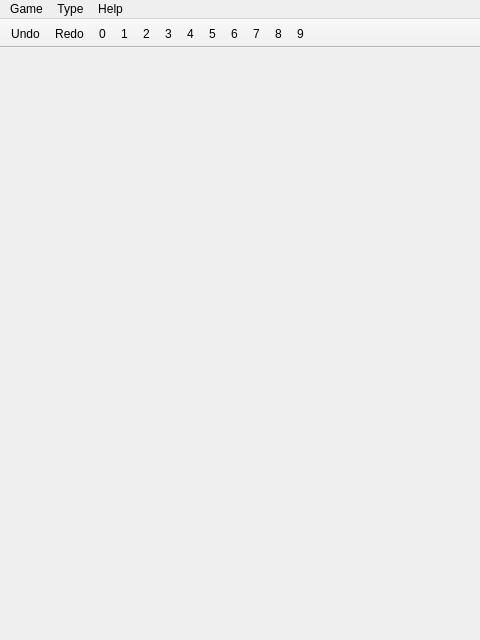
<?xml version="1.0" encoding="UTF-8"?>
<ui version="4.0">
 <class>PuzzleWindow</class>
 <widget class="QMainWindow" name="PuzzleWindow">
  <property name="geometry">
   <rect>
    <x>0</x>
    <y>0</y>
    <width>480</width>
    <height>640</height>
   </rect>
  </property>
  <property name="sizePolicy">
   <sizepolicy hsizetype="Ignored" vsizetype="Ignored">
    <horstretch>0</horstretch>
    <verstretch>0</verstretch>
   </sizepolicy>
  </property>
  <property name="windowTitle">
   <string>Simon Tatham's Puzzles</string>
  </property>
  <widget class="QWidget" name="centralWidget">
   <widget class="QWidget" name="verticalLayoutWidget">
    <property name="geometry">
     <rect>
      <x>-1</x>
      <y>-1</y>
      <width>501</width>
      <height>601</height>
     </rect>
    </property>
    <layout class="QVBoxLayout" name="verticalLayout">
     <property name="spacing">
      <number>0</number>
     </property>
     <item>
      <widget class="QtCanvas" name="canvas" native="true">
       <property name="sizePolicy">
        <sizepolicy hsizetype="Preferred" vsizetype="Expanding">
         <horstretch>0</horstretch>
         <verstretch>2</verstretch>
        </sizepolicy>
       </property>
      </widget>
     </item>
     <item>
      <widget class="QLabel" name="status_Bar"/>
     </item>
    </layout>
   </widget>
  </widget>
  <widget class="QMenuBar" name="menubar">
   <property name="geometry">
    <rect>
     <x>0</x>
     <y>0</y>
     <width>480</width>
     <height>22</height>
    </rect>
   </property>
   <widget class="QMenu" name="menuGame">
    <property name="title">
     <string>Game</string>
    </property>
    <widget class="QMenu" name="menuChoose_Game">
     <property name="title">
      <string>Choose Game</string>
     </property>
     <addaction name="actionLoopy"/>
     <addaction name="actionLight_Up"/>
     <addaction name="actionNet"/>
    </widget>
    <addaction name="actionNew"/>
    <addaction name="menuChoose_Game"/>
    <addaction name="actionRestart"/>
    <addaction name="actionSolve"/>
    <addaction name="actionExit"/>
   </widget>
   <widget class="QMenu" name="menuType">
    <property name="title">
     <string>Type</string>
    </property>
   </widget>
   <widget class="QMenu" name="menuHelp">
    <property name="title">
     <string>Help</string>
    </property>
    <addaction name="actionAbout"/>
   </widget>
   <addaction name="menuGame"/>
   <addaction name="menuType"/>
   <addaction name="menuHelp"/>
  </widget>
  <widget class="QToolBar" name="toolBar">
   <property name="windowTitle">
    <string>toolBar</string>
   </property>
   <property name="movable">
    <bool>false</bool>
   </property>
   <property name="allowedAreas">
    <set>Qt::TopToolBarArea</set>
   </property>
   <property name="floatable">
    <bool>false</bool>
   </property>
   <attribute name="toolBarArea">
    <enum>TopToolBarArea</enum>
   </attribute>
   <attribute name="toolBarBreak">
    <bool>false</bool>
   </attribute>
   <addaction name="actiontbUndo"/>
   <addaction name="actiontbRedo"/>
   <addaction name="actiontb0"/>
   <addaction name="actiontb1"/>
   <addaction name="actiontb2"/>
   <addaction name="actiontb3"/>
   <addaction name="actiontb4"/>
   <addaction name="actiontb5"/>
   <addaction name="actiontb6"/>
   <addaction name="actiontb7"/>
   <addaction name="actiontb8"/>
   <addaction name="actiontb9"/>
  </widget>
  <action name="actiontbUndo">
   <property name="text">
    <string>Undo</string>
   </property>
  </action>
  <action name="actiontbRedo">
   <property name="text">
    <string>Redo</string>
   </property>
  </action>
  <action name="actiontb0">
   <property name="text">
    <string>0</string>
   </property>
  </action>
  <action name="actiontb1">
   <property name="text">
    <string>1</string>
   </property>
  </action>
  <action name="actiontb2">
   <property name="text">
    <string>2</string>
   </property>
  </action>
  <action name="actiontb3">
   <property name="text">
    <string>3</string>
   </property>
  </action>
  <action name="actiontb4">
   <property name="text">
    <string>4</string>
   </property>
  </action>
  <action name="actiontb5">
   <property name="text">
    <string>5</string>
   </property>
  </action>
  <action name="actiontb6">
   <property name="text">
    <string>6</string>
   </property>
  </action>
  <action name="actiontb7">
   <property name="text">
    <string>7</string>
   </property>
  </action>
  <action name="actiontb8">
   <property name="text">
    <string>8</string>
   </property>
  </action>
  <action name="actiontb9">
   <property name="text">
    <string>9</string>
   </property>
  </action>
  <action name="actionNew">
   <property name="text">
    <string>New Game</string>
   </property>
  </action>
  <action name="actionLoopy">
   <property name="text">
    <string>Loopy</string>
   </property>
  </action>
  <action name="actionLight_Up">
   <property name="text">
    <string>Light Up</string>
   </property>
  </action>
  <action name="actionNet">
   <property name="text">
    <string>Net</string>
   </property>
  </action>
  <action name="actionRestart">
   <property name="text">
    <string>Restart</string>
   </property>
  </action>
  <action name="actionSolve">
   <property name="text">
    <string>Solve</string>
   </property>
  </action>
  <action name="actionExit">
   <property name="text">
    <string>Exit</string>
   </property>
  </action>
  <action name="actionAbout">
   <property name="text">
    <string>About</string>
   </property>
  </action>
 </widget>
 <customwidgets>
  <customwidget>
   <class>QtCanvas</class>
   <extends>QWidget</extends>
   <header>qtcanvas.h</header>
  </customwidget>
 </customwidgets>
 <resources/>
 <connections/>
</ui>
